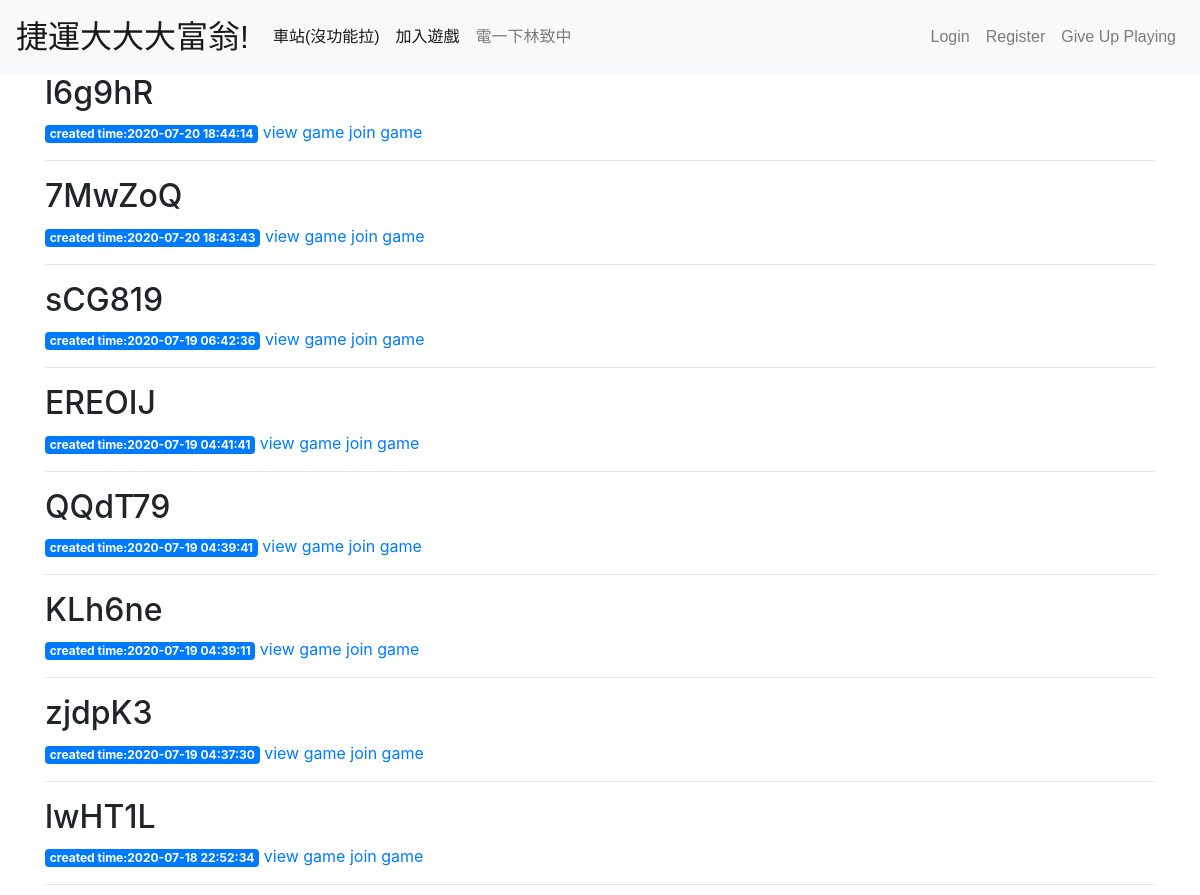
Before: /games (upper part) with the older database file.
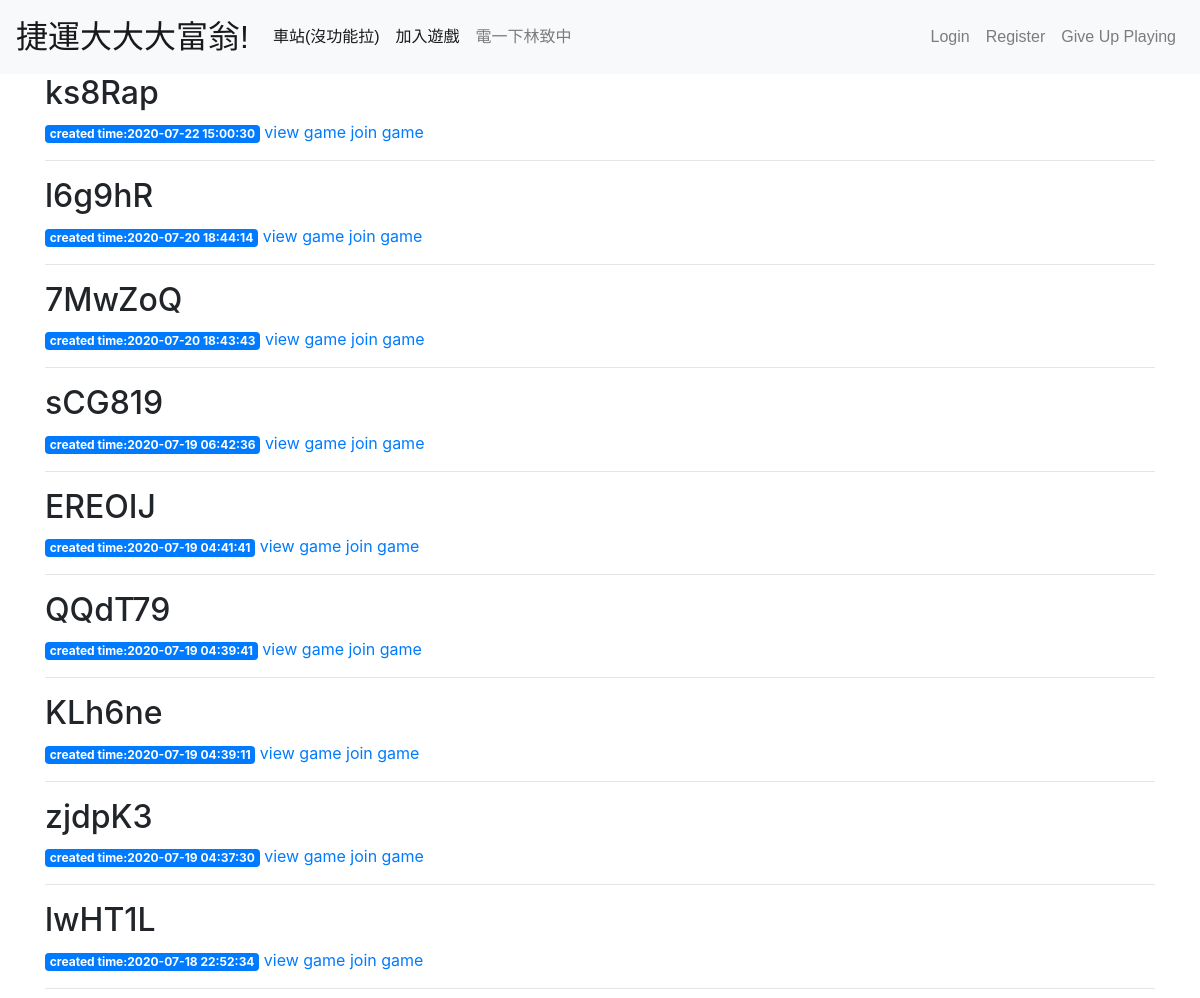
After: the same page with the newer database file.
### tables this page shows
CREATE TABLE games(
	id TEXT PRIMARY KEY,
	created_timestamp DATETIME DEFAULT CURRENT_TIMESTAMP,
	started_timestamp DATETIME,
	status TEXT,
	players_amount INTEGER
	
);

### app.py (the view)
@app.route('/games')
def showgames():
    games=Game.getAllGames()
    return render_template('games.html',games=games)

### scripts/db_conn.py (called while the page is built)
def get_db_connection(db_filename):
    path=os.path.join(os.sep.join(__file__.split(os.sep)[:-2]),'data'+os.sep+db_filename)#加上.splite3的路徑(\data\stations.sqlite)
    print('filepath=',__file__)
    print('db_path=',path)
    conn=sqlite3.connect(path)
    conn.row_factory=sqlite3.Row
    print(f'tables in {db_filename}:',[i[0] for i in conn.execute("SELECT name FROM sqlite_master WHERE type='table'").fetchall()])
    return conn

### scripts/game.py (called while the page is built)
    @staticmethod
    def getAllGames():
        conn=get_db_connection(GAMES_DB_NAME)
        gameids=conn.execute('SELECT id FROM games ORDER BY created_timestamp DESC').fetchall()
        conn.close()
        return [Game(gameid[0]) for gameid in gameids]

    @staticmethod
    def getAllplayers(gameid):
        conn=get_db_connection(GAMES_DB_NAME)
        playerids=conn.execute(f'SELECT id FROM players WHERE gameid="{gameid}"').fetchall()
        conn.close()
        return [Player(playerid[0]) for playerid in playerids]

### templates/games.html (shortened to what this page needs)
{% extends 'base.html' %}
{% block content %}
    {% for game in games %}
        <div>
            <h2>{{game.gameid}}</h2>
            <span class="badge badge-primary">created time:{{game.created_timestamp}}</span>
            <span><a href="{{ url_for('showgame', gameid=game.gameid) }}">view game</a></span>
            <span><a href="{{url_for('joingame', gameid=game.gameid)}}">join game</a></span>
        </div>
        <hr>
    {% endfor %}
{% endblock %}

### templates/base.html (shortened to what this page needs)
<!doctype html>
<html lang="en">
  <head>
    <link rel="stylesheet" href="https://stackpath.bootstrapcdn.com/bootstrap/4.3.1/css/bootstrap.min.css">
  </head>
  <body>
    <nav class="navbar navbar-expand-md navbar-light bg-light">
        <a class="navbar-brand nav-title" href="{{ url_for('home')}}">捷運大大大富翁!</a>
        <div class="collapse navbar-collapse" id="navbarNav">
            <ul class="nav navbar-nav mr-auto">
                <li class="nav-item active">
                    <a class="nav-link" href="#">車站(沒功能拉)</a>
                </li>
                <li class="nav-item active">
                    <a class="nav-link" href="{{url_for('showgames')}}">加入遊戲</a>
                </li>
                <li class="nav-item active">
                    <form action="{{url_for('johnnysucks')}}"  method="POST">
                        <a class="nav-link" href="#" onclick="this.parentNode.submit();">電一下林致中</a>
                    </form>
                </li>
            </ul>
            <ul class="nav navbar-nav ml-auto">
                <li>
                    <a class="nav-link" href="#">Login</a>
                </li>
                <li>
                    <a class="nav-link" href="#">Register</a>
                </li>
                <li>
                    <a class="nav-link" href="#">Give Up Playing</a>
                </li>
            </ul>
        </div>
    </nav>
    <div class="container">
        {% block content %} {% endblock %}
    </div>
  </body>
</html>

### templates/base.html (style rules this page uses)
.navbar { font-family: 'Noto Sans TC', sans-serif; }
.nav-title { font-size: 2em; }

Changed rows visible on the page:
added games: gameid "ks8Rap", created_timestamp "2020-07-22 15:00:30"
